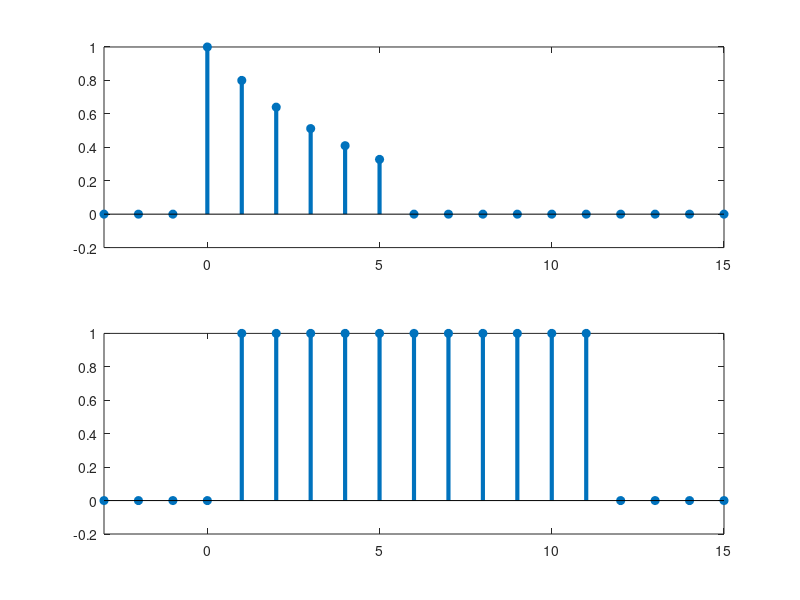

Write MATLAB code to recreate this figure.

n=-3:15;
escalon = @(n) n>=0;
x = zeros(20)
x = (4/5).^n.*(escalon(n)-escalon(n-6));
subplot(211)
stem(n,x,'filled','LineWidth',3)
xlim([-3 15]);
ylim([-.2 1])

subplot(212)
h = zeros(1,33);
n=-12:20;
h = escalon(n-1)-escalon(n-12);
stem(n,h,'filled','LineWidth',3)
xlim([-3 15]);
ylim([-.2 1])